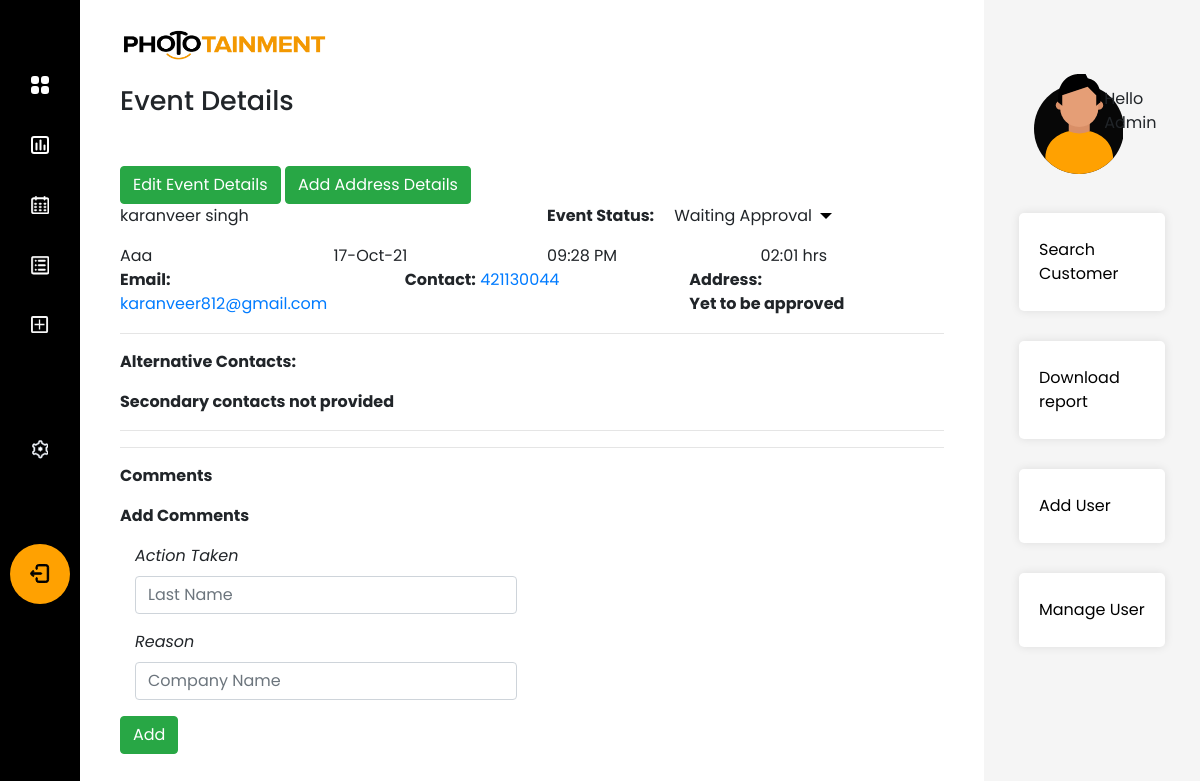
The page /phototainment/view_booking/9 (signed in) on the database as committed earlier.
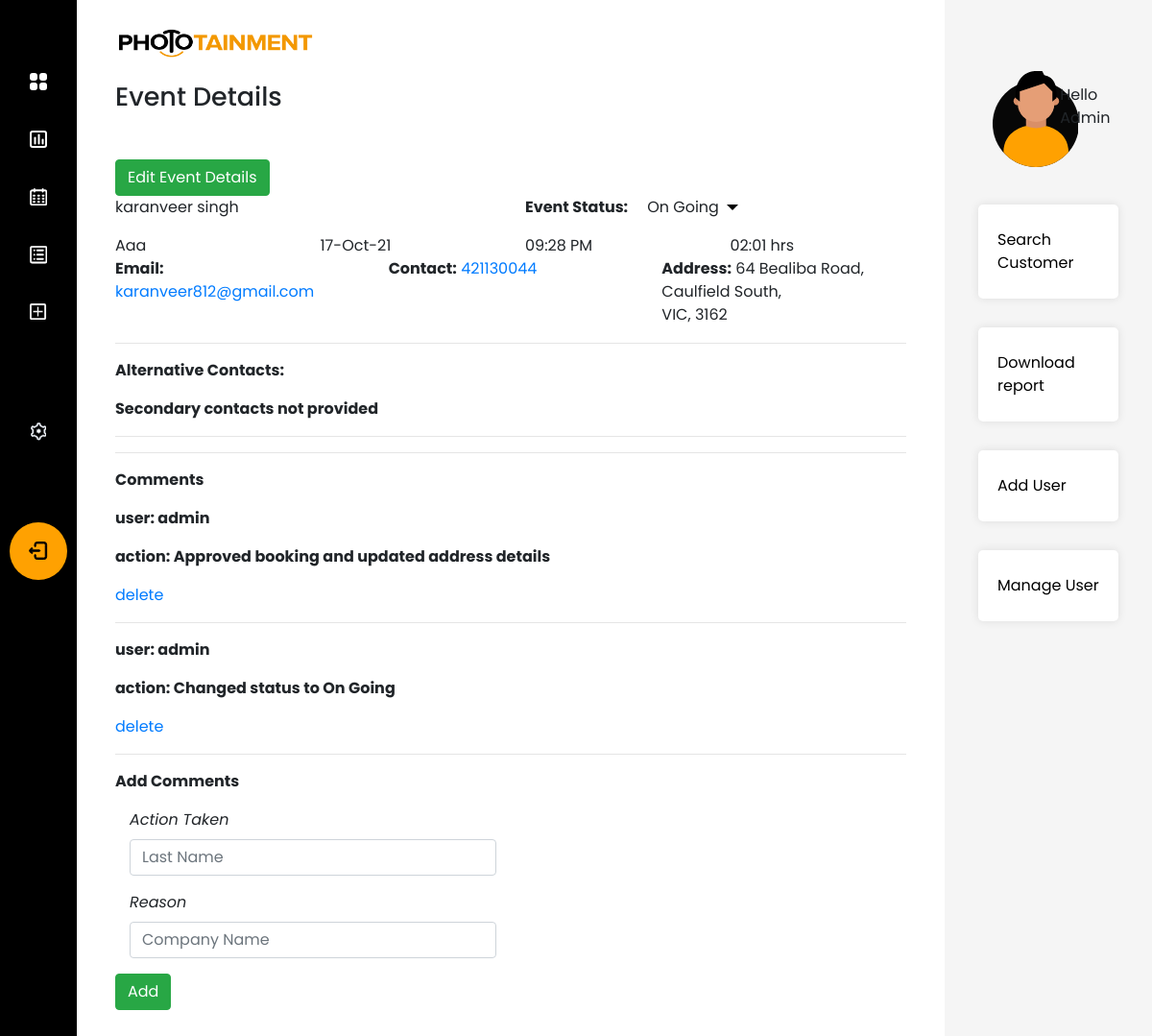
The same page on the database as committed later.
### app/models.py (models this page shows)
class Client(db.Model):
    __tablename__ = "client"
    client_id = db.Column(db.Integer, primary_key=True)
    client_first_name = db.Column(db.String(50), nullable=False)
    client_last_name = db.Column(db.String(50), nullable=False)
    client_email = db.Column(db.String(50), nullable=False)
    company_name = db.Column(db.String(50), nullable=False)
    primary_contact = db.Column(db.String(10), nullable=False)
    events = relationship("Event", back_populates="client")

class EventStatus(db.Model):
    __tablename__ = "event_status"
    status_id = db.Column(db.Integer, primary_key=True)
    status = db.Column(db.String(50), unique=True, nullable=False)
    events = relationship("Event", back_populates="status")

class Event(db.Model):
    __tablename__ = "event_booking"
    booking_id = db.Column(db.Integer, primary_key=True)
    event_name = db.Column(db.String(50), nullable=True)
    lead_date = db.Column(db.DateTime, nullable=False)
    event_date = db.Column(db.DateTime, nullable=False)
    duration = db.Column(db.Time, nullable=False)
    start_time = db.Column(db.Time, nullable=False)
    additional_information = db.Column(db.String(200), nullable=True)
    contacts = relationship("BookingContacts", back_populates="booking")
    comment = relationship("Comment", back_populates="booking")
    venue_id = db.Column(db.Integer, db.ForeignKey("event_venue.venue_id"), nullable=True)
    venue = relationship("EventVenue", back_populates="booking")
    user_id = db.Column(db.Integer, db.ForeignKey("user.id"), nullable=False)
    user = relationship("User", back_populates="events")
    type_id = db.Column(db.Integer, db.ForeignKey("event_type.type_id"), nullable=False)
    type = relationship("EventType", back_populates="events")
    status_id = db.Column(db.Integer, db.ForeignKey("event_status.status_id"), nullable=False)
    status = relationship("EventStatus", back_populates="events")
    client_id = db.Column(db.Integer, db.ForeignKey("client.client_id"), nullable=False)
    client = relationship("Client", back_populates="events")

class User(UserMixin, db.Model):
    __tablename__ = "user"
    id = db.Column(db.Integer, primary_key=True)
    username = db.Column(db.String(50), unique=True, nullable=False)
    password = db.Column(db.String(100), nullable=False)
    job_description = db.Column(db.String(50), nullable=False)
    role_id = db.Column(db.Integer, db.ForeignKey("user_role.role_id"), nullable=False)
    role = relationship("Role", back_populates="user")
    comment = relationship("Comment", back_populates="user")
    events = relationship("Event", back_populates="user")

class EventVenue(db.Model):
    __tablename__ = "event_venue"
    venue_id = db.Column(db.Integer, primary_key=True)
    street_address = db.Column(db.String(50), nullable=False)
    suburb = db.Column(db.String(50), nullable=False)
    state = db.Column(db.String(3), nullable=False)
    post_code = db.Column(db.Integer, nullable=False)
    booking = relationship("Event", back_populates="venue")

class Comment(db.Model):
    comment_id = db.Column(db.Integer, primary_key=True)
    comment_action = db.Column(db.String(50), nullable=True)
    comment_reason = db.Column(db.String(50), nullable=True)
    booking_id = db.Column(db.Integer, db.ForeignKey("event_booking.booking_id"), nullable=False)
    booking = relationship("Event", back_populates="comment")
    user_id = db.Column(db.Integer, db.ForeignKey("user.id"), nullable=False)
    user = relationship("User", back_populates="comment")

### app/phototainment/views.py (the view)
@custom_bp.route('/view_booking/<booking_id>', methods=["GET", "POST"])
@login_required
@employee
def view_booking(booking_id):
    event = db.session.query(Event).filter_by(booking_id=booking_id).first()
    alt_contacts = db.session.query(BookingContacts).filter_by(booking_id=booking_id).all()
    contacts = {contact.phone_numbers.contact_name: contact.phone_numbers.mobile_number for contact in alt_contacts}
    status_form = ChangeStatus()
    comment_form = CommentForm()
    venue = ""
    if event.venue:
        venue = event.venue
    return render_template('event-view.html',
                           event=event,
                           contacts=contacts,
                           event_venue=venue,
                           status_form=status_form,
                           comment_form=comment_form,
                           comments=event.comment)

### app/forms.py
class ChangeStatus(FlaskForm):
    status_processing = SubmitField("Waiting Approval")
    status_approved = SubmitField("Processing")
    status_in_process = SubmitField("On Going")
    status_Completed = SubmitField("Completed")
    status_canceled = SubmitField("Canceled")

class CommentForm(FlaskForm):
    comment_action = StringField("Action", validators=[validators.DataRequired("Please Enter")])
    comment_reason = StringField("Reason", validators=[validators.DataRequired("Please Enter")])
    add_comment = SubmitField("Add")

### app/models.py (called while the page is built)
@login_manager.user_loader
def load_user(user_id):
    return User.query.get(int(user_id))

### app/privilege.py (called while the page is built)
def employee(f):
    @wraps(f)
    def decorator_function(*args, **kwargs):
        if current_user.role_id == 2 or current_user.role_id == 1:
            return f(*args, **kwargs)
        else:
            return abort(403)
    return decorator_function

### app/phototainment/templates/event-view.html (shortened to what this page needs)
{% extends 'base.html' %}
{% import "bootstrap/wtf.html" as wtf %}
{% block page_head %}Event Details{% endblock %}
{% block navbar %}{% include 'sidebar.html' %}{% endblock %}
{% block content %}
<a href="#" class="btn btn-success">Edit Event Details</a>
{% if event.status.status_id == 1 and event.venue == None %}
<a href="{{ url_for('phototainment.add_address', booking_id=event.booking_id) }}" class="btn btn-success">Add Address
    Details</a>
{% endif %}
<div class="row">
    <div class="col-6"><p>{{event.client.client_first_name}} {{event.client.client_last_name}}</p></div>
    <div class="col-6">
        <b class="float-left">Event Status:</b>
        <form action="{{ url_for('phototainment.status_comment', booking_id = event.booking_id) }}" method="POST"
              role="search" class="status-form">
            <div class="float-left">
                <div class="dropdown">
                    <span>{{ event.status.status }}</span>
                </div>
            </div>
        </form>
    </div>
</div>
<div class="row">
    <div class="col-3">{{event.event_name.title()}}</div>
    <div class="col-3">{{event.event_date.strftime("<span>%d-%b-%y</span>")|safe}}</div>
    <div class="col-3">{{event.start_time.strftime("%I:%M %p")|safe}}</div>
    <div class="col-3">{{event.duration.strftime("%I:%M")|safe}} hrs</div>
</div>
<div class="row">
    <div class="col-4"><b>Email:</b> <a href="mailto:{{event.client.client_email}}">{{event.client.client_email}}</a></div>
    <div class="col-4"><b>Contact:</b> <a href="tel:{{event.client.primary_contact}}">{{event.client.primary_contact}}</a></div>
    <div class="col-4"><b>Address:</b>
        {% if event_venue: %}
        {{event_venue.street_address}},
        <p class="m-0">{{event_venue.suburb.title()}},</p>
        <p class="m-0">{{event_venue.state.upper()}}, {{event_venue.post_code}}</p>
        {% else %}
        <p class="m-0"><b>Yet to be approved</b></p>
        {% endif %}
    </div>
</div>
<div class="row">
    <div class="col-12 additional-information">{{event.additional_information | safe}}</div>
</div>
<hr>
<p><b>Alternative Contacts:</b></p>
{% if contacts: %}
{% for contact in contacts %}
<p><em>{{contact}}</em>: {{contacts[contact]}}</p>
{% endfor %}
{% else %}
<p><b>Secondary contacts not provided</b></p>
{% endif %}
<hr>
<hr>
<p><b>Comments</b></p>
{% for comment in comments %}
<p><b>user: {{ comment.user.username }}</b></p>
<p><b>action: {{ comment.comment_action }}</b></p>
{% if current_user.role.role_id == 1 %}
<p><a href="{{ url_for('phototainment.delete_comment', comment_id=comment.comment_id) }}">delete</a></p>
{% endif %}
<hr>
{% endfor %}
<p><b>Add Comments</b></p>
<form action="{{ url_for('phototainment.add_comment', booking_id = event.booking_id) }}" method="POST" role="form"
      class="comment-form">
    <div class="form-group required col-6 form-cell">
        <label class="control-label" for="comment_action"><em>Action Taken</em></label>
        {{
        comment_form.comment_action(class="form-control",id="comment_action",required="required",type="text",value="",
        placeholder="Last Name") }}
    </div>
    <div class="form-group required col-6 form-cell">
        <label class="control-label" for="company_name"><em>Reason</em></label>
        {{ comment_form.comment_reason(class="form-control",id="comment_reason",type="text",value="",
        placeholder="Company Name") }}
    </div>
    {{ comment_form.add_comment(class="btn btn-success") }}
</form>
{% endblock %}
{% block side_bar %}{% include 'right-bar.html' %}{% endblock %}

### app/templates/base.html (shortened to what this page needs)
<!DOCTYPE html>
<html lang="en">
<head>
    <link rel="stylesheet" href="{{ url_for('static', filename='css/all.min.css') }}">
    <link rel="stylesheet" href="{{ url_for('static', filename='css/bootstrap.min.css') }}">
    <link rel="stylesheet" href="{{ url_for('static', filename='css/style.css') }}">
</head>
<body>
<div class="wrapper">
    {% block navbar %}{% endblock %}
    <div id="content">
        <header class="pb-5">
            <div class="col-3 p-0"><img class="w-100 p-0" src="{{ url_for('static', filename='img/logo.png') }}"
                                        alt="logo"/></div>
            <div class="page-head col-12 p-0"><h3>{% block page_head %}{% endblock %}</h3></div>
        </header>
        {% block content %}{% endblock %}
    </div>
    {% block side_bar %}{% endblock %}
</body>
</html>

### app/templates/sidebar.html (shortened to what this page needs)
<nav id="sidebar" class="active">
    <ul class="list-unstyled components">
        <li>
            <a href="{{ url_for('phototainment.home') }}">
            </a>
        </li>
        <li>
            <a href="{{ url_for('phototainment.charts') }}">
            </a>
        </li>
        <li>
            <a href="{{ url_for('phototainment.upcoming_events') }}">
            </a>
        </li>
        <li>
            <a href="{{ url_for('phototainment.search_event') }}">
            </a>
        </li>
        <li>
            <a href="{{ url_for('phototainment.add_event') }}">
            </a>
        </li>
        <li class="icon-settings">
            <a href="{{ url_for('phototainment.change_password') }}">
            </a>
        </li>
        <li>
            <a href="{{ url_for('phototainment.logout') }}" class="article">
            </a>
        </li>
    </ul>
</nav>

### app/templates/right-bar.html
<div class="right-bar col-xl-2 col-lg-3 col-md-3">
    <div class="row py-4 greeting-outer">
        <div class="col-lg-7 greeting-img">
            <img src="{{ url_for('static', filename='img/user.png') }}" alt="user"/>
        </div>
        <div class="col-lg-5 text-left greeting-txt">
            <p class="m-0">Hello</p>
            <p class="m-0">{{ current_user.username.title() }}</p>
        </div>
    </div>
    <div class="row">
        <div class="bar-quick-links col-12 p-0">
            <ul>
                <li><a href="#">Search Customer</a></li>
                <li><a href="{{ url_for('phototainment.generate_report') }}">Download report</a></li>
                {% if current_user.role.role_id == 1 %}
                <li><a href="{{ url_for('phototainment.register') }}">Add User</a></li>
                <li><a href="{{ url_for('phototainment.manage_user') }}">Manage User</a></li>
                {% endif %}
            </ul>
        </div>
    </div>
</div>

### app/static/css/style.css (style rules this page uses)
body { font-family: 'Poppins', sans-serif; background: #343434; }
.page-head h3 { padding:0; margin:25px 0 0 0; font-size: 27px; }
.wrapper { display: flex; align-items: stretch; }
#sidebar { min-width: 250px; max-width: 250px; background: #000000;; color: #fff; transition: all 0.3s; }
#sidebar.active { min-width: 80px; max-width: 80px; text-align: center; }
#sidebar ul li a { text-align: left; color: #fff; }
#sidebar.active ul li a { padding: 20px 10px; text-align: center; font-size: 0.85em; width: 60px; height: 60px; margin: auto; border-radius: 60px; }
.icon-settings { margin: 8vh 0; }
#sidebar ul.components { padding: 7vh 0; }
#sidebar ul li a { padding: 10px; font-size: 15px !important; display: block; position: relative; transition: all 1s ease; }
a.article, a.article:hover { background: #FFA101 !important; color: #fff !important; }
.right-bar { background: #F5F5F5; padding:50px; min-width: 18%; }
.greeting-txt { padding: 9% 0; }
.bar-quick-links ul { margin: 0; padding: 0; width: 100%; float: left; list-style: none; }
.bar-quick-links ul li { margin: 15px 0; width: 100%; float: left; }
.bar-quick-links ul li a { padding: 25px 20px; background: #fff; width: 100%; box-shadow: 0 0 10px rgba(0, 0, 0, 0.1); float: left; color: #000; border-radius: 5px; }
#content { padding: 30px 40px; background: #fff; min-height: 100vh; width: 100% !important; transition: all 0.3s; }
.dropdown { position: relative; display: inline-block; padding: 0 20px; }
.dropdown::after { content: ""; width: 0; height: 0; position: absolute; right: 0; top: 50%; margin-top: -3px; border-width: 6px 6px 0 6px; border-style: solid; border-color: #000 transparent; }

Rows that differ between the two databases and show on the page:
no longer on this page (row unchanged): EventStatus: status.status "Waiting Approval"
now on this page (row unchanged): EventStatus: status.status "On Going"
added EventVenue: street_address "64 Bealiba Road", suburb "Caulfield South", state "VIC", post_code "3162"
added Comment: user.username "admin", comment_action "Approved booking and updated address details"
added Comment: user.username "admin", comment_action "Changed status to On Going"
Other text that changed with them:
text no longer shown: "Add Address Details Yet to be approved"
